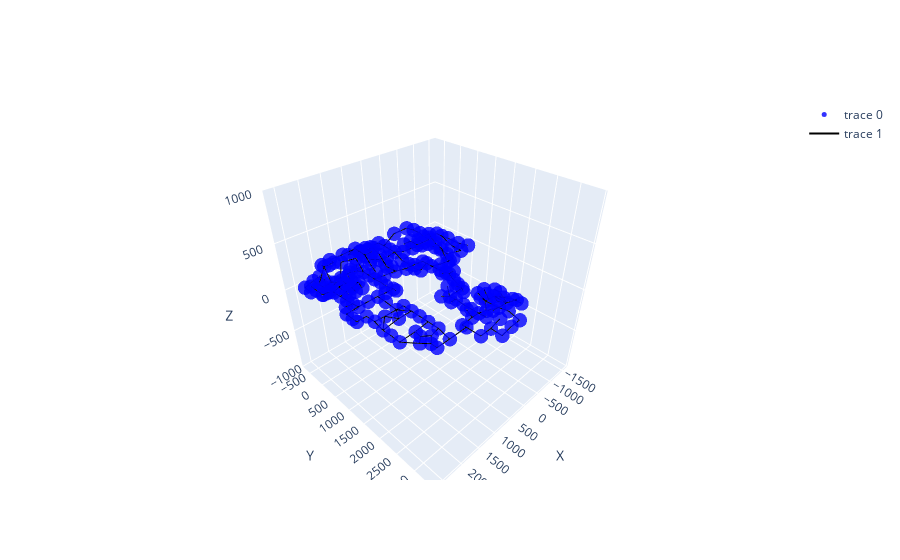

Notebook code cell kept with this figure:
### Code cell
nodes = pd.read_csv('../../../data/map_graph_model/de_inferno/nodes.csv')
edges = pd.read_csv('../../../data/map_graph_model/de_inferno/edges_by_pos_id.csv')

# Csomópontok koordinátái
x_nodes = nodes['X']
y_nodes = nodes['Y']
z_nodes = nodes['Z']

# 3D scatter plot a csomópontoknak
scatter_nodes = go.Scatter3d(
    x=x_nodes,
    y=y_nodes,
    z=z_nodes,
    mode='markers',
    marker=dict(
        size=5,
        color='blue',
        opacity=0.8
    )
)

# Az élek ábrázolása
edge_x = []
edge_y = []
edge_z = []

for _, edge in edges.iterrows():
    source_node = nodes.loc[nodes['pos_id'] == edge['source_pos_id']]
    target_node = nodes.loc[nodes['pos_id'] == edge['target_pos_id']]
    
    edge_x.extend([source_node['X'].values[0], target_node['X'].values[0], None])
    edge_y.extend([source_node['Y'].values[0], target_node['Y'].values[0], None])
    edge_z.extend([source_node['Z'].values[0], target_node['Z'].values[0], None])

edge_trace = go.Scatter3d(
    x=edge_x,
    y=edge_y,
    z=edge_z,
    mode='lines',
    line=dict(color='black', width=2)
)

# Gráf ábrázolása
fig = go.Figure(data=[scatter_nodes, edge_trace])

# Ábrázolási beállítások
fig.update_layout(scene=dict(
    xaxis_title='X',
    yaxis_title='Y',
    zaxis_title='Z'
))

# Set Z axis range
fig.update_scenes(zaxis_range=[-1000, 1000])

# Gráf megjelenítése
fig.show()

### Figure 1 — Plotly figure (JSON) as saved in the notebook; plotly's stock layout.template omitted (floating-point values rounded to 4 significant figures; data arrays with more than 128 entries replaced by an {"elided": "..."} marker saying what was removed)
{"data": [{"marker": {"color": "blue", "opacity": 0.8, "size": 5}, "mode": "markers", "type": "scatter3d", "x": {"elided": "199 int values"}, "y": {"elided": "199 int values"}, "z": {"elided": "199 int values"}}, {"line": {"color": "black", "width": 2}, "mode": "lines", "type": "scatter3d", "x": {"elided": "696 int values"}, "y": {"elided": "696 int values"}, "z": {"elided": "696 int values"}}], "layout": {"scene": {"xaxis": {"title": {"text": "X"}}, "yaxis": {"title": {"text": "Y"}}, "zaxis": {"range": [-1000, 1000], "title": {"text": "Z"}}}}}
